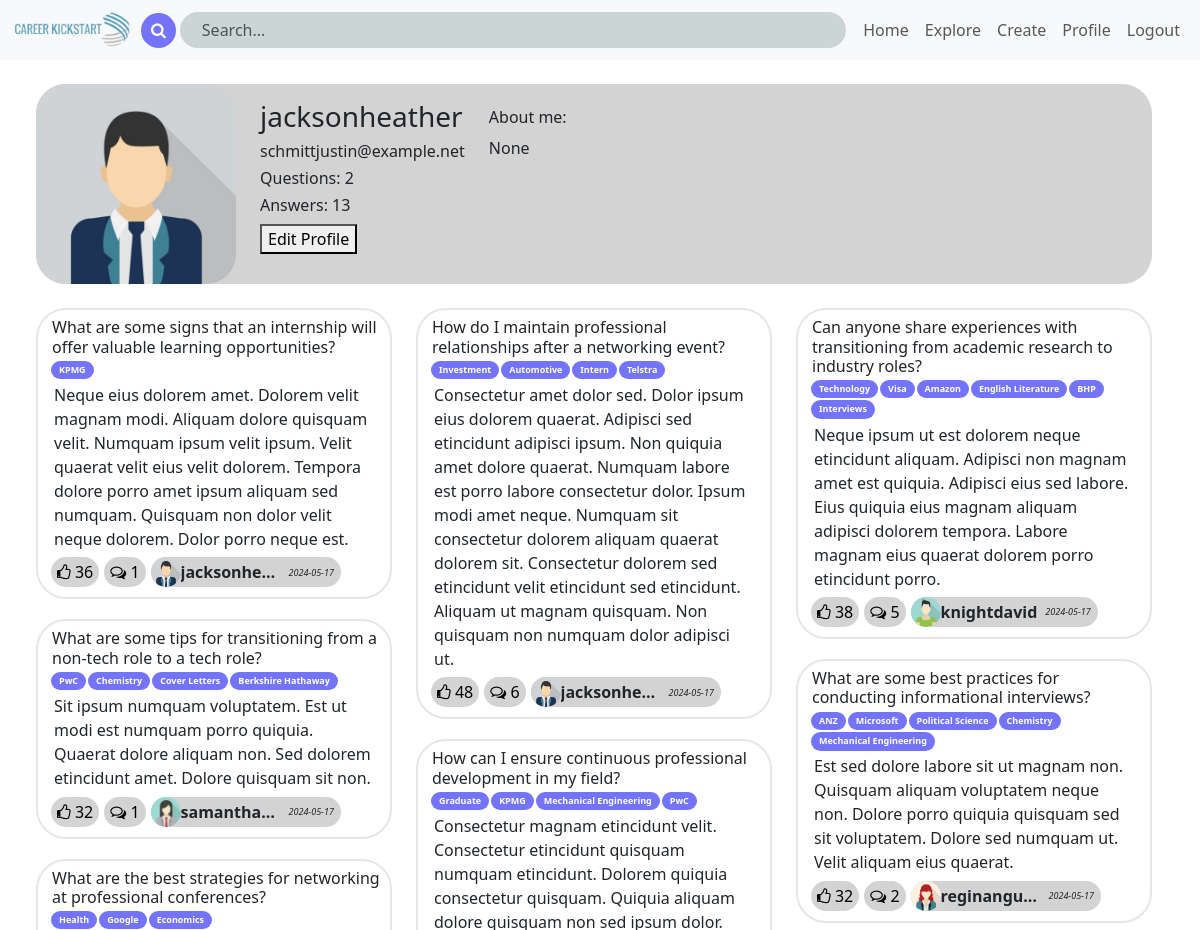
The page /profilepage/jacksonheather (signed in, upper part) on the database as committed earlier.
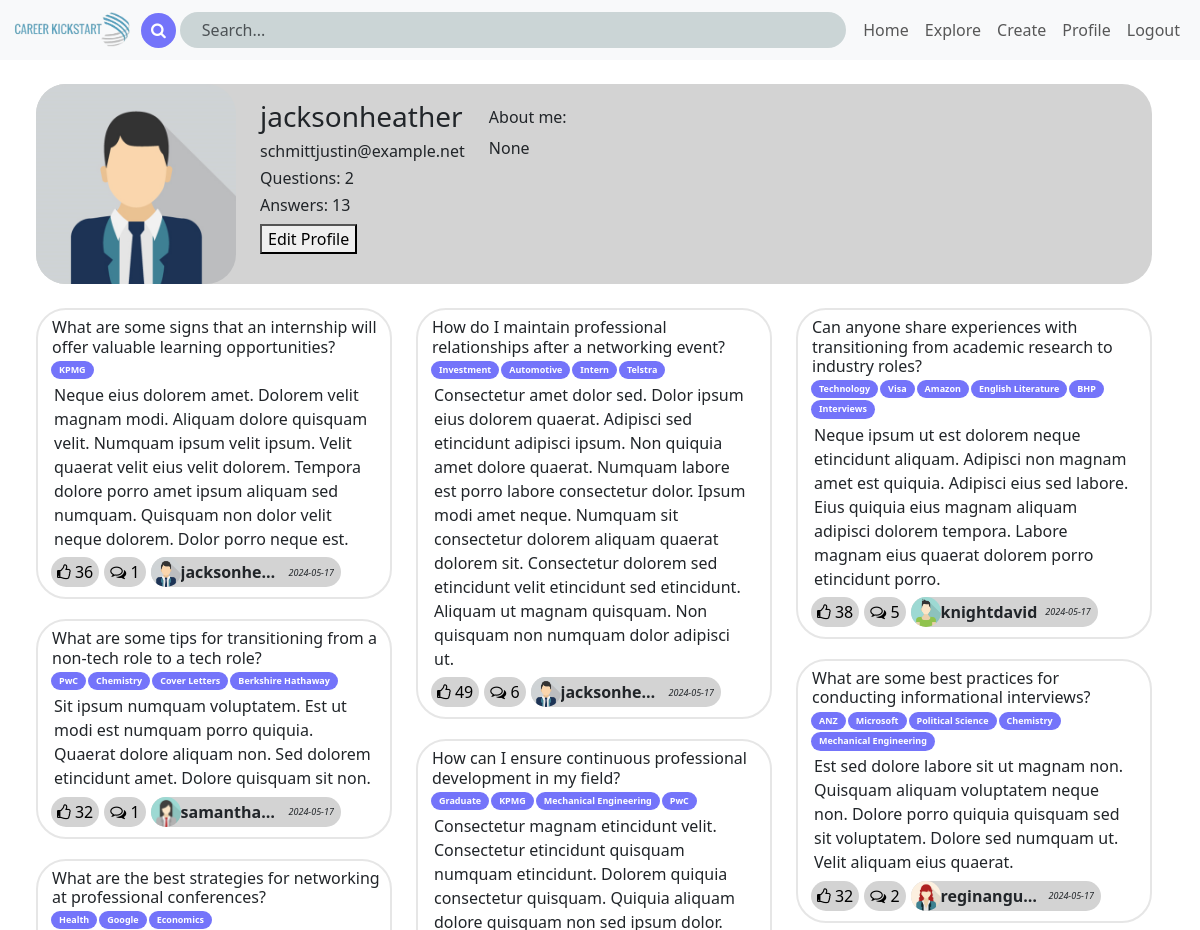
The same page on the database as committed later.
### app/models.py (models this page shows, shortened)
class User(UserMixin, db.Model):
    __tablename__ = 'users'
    id = db.Column(db.Integer, primary_key=True, autoincrement=True)
    username = db.Column(db.String(30), unique=True)
    email = db.Column(db.String(100), unique=True)
    password_hash = db.Column(db.String(128))
    profile_pic = db.Column(db.String(12))
    about_me = db.Column(db.String(200), nullable=True)
    user_questions = db.relationship('Question', back_populates='user', lazy=True)
    user_answers = db.relationship('Answer', back_populates='user', lazy=True)
    def to_dict_pfp(self):
        numQ = Question.query.filter_by(user_id=self.id).count()
        numA = Answer.query.filter_by(user_id=self.id).count()
        return {'id':str(self.id),'username':self.username, 'email':self.email, 'aboutme':self.about_me, 'numQ':numQ, 'numA':numA, 'pfp':self.profile_pic}

class Question(db.Model):
    __tablename__ = 'questions'
    question_id = db.Column(db.Integer, primary_key=True, autoincrement=True)
    user_id = db.Column(db.Integer, db.ForeignKey('users.id'), nullable=False)
    title = db.Column(db.String(100), nullable=False)
    description = db.Column(db.String(2000), nullable=False)
    date_created = db.Column(db.DateTime, default=func.now())
    likes = db.Column(db.Integer)
    comments = db.Column(db.Integer)
    user = db.relationship('User', back_populates='user_questions')
    tags = db.relationship('Question_Tag', back_populates='question', lazy=True)
    answers = db.relationship('Answer', back_populates='question', lazy=True)

class Question_Tag(db.Model):
    __tablename__ = 'question_tags'
    qt_id = db.Column(db.Integer, primary_key=True, autoincrement=True)
    question_id = db.Column(db.Integer, db.ForeignKey('questions.question_id'))
    tag_id = db.Column(db.Integer, db.ForeignKey('tags.tag_id'))
    tag = db.relationship('Tag', back_populates='question_tags')
    question = db.relationship('Question', back_populates='tags')

class Tag(db.Model):
    __tablename__ = 'tags'
    tag_id = db.Column(db.Integer, primary_key=True, autoincrement=True)
    tag = db.Column(db.String(40), unique=True)
    category = db.Column(db.String(40))
    question_tags = db.relationship('Question_Tag', back_populates='tag', lazy=True)

### app/routes.py (the view)
@app.route('/profilepage/<Username>', methods=['GET', 'POST'])
@login_required
def load_profile_page(Username):
    if not current_user.is_authenticated:
        return redirect(url_for('login'))
    return UserController.edit_profile(Username)

### app/forms.py
class EditProfileForm(FlaskForm):
    username = StringField('Username', validators=[validate_user_exist])
    about_me = TextAreaField('About me', validators=[Length(min=0, max=140)])
    new_password = PasswordField('New Password')
    submit = SubmitField('Submit')

### app/controller.py (called while the page is built, shortened)
    def edit_profile(Username):
        form=EditProfileForm()
        user_info = User.query.filter_by(username=Username).first()
        if user_info is None:
            return jsonify({"error": "Question not found"}), 404
        user_q = Question.query.filter_by(user_id=user_info.id).all()
        user_a = Answer.query.filter_by(user_id=user_info.id).all()
        posts = user_q
        for ans in user_a:
            posts.append(ans.question)
        return render_template('profilePage.html',posts=posts,form=form,user=user_info.to_dict_pfp())

### app/models.py (called while the page is built)
@login.user_loader
def load_student(id):
  return User.query.get(int(id))

### app/templates/profilePage.html (shortened to what this page needs)
<!DOCTYPE html>
<html>
    <head>
        <link href="https://cdn.jsdelivr.net/npm/bootstrap@5.3.3/dist/css/bootstrap.min.css" rel="stylesheet">
        <link rel="stylesheet" href="https://cdnjs.cloudflare.com/ajax/libs/font-awesome/4.7.0/css/font-awesome.min.css">
        <link rel="stylesheet" type="text/css" href="profilePageStyleSheet.css">
        <link rel="stylesheet" type="text/css" href="{{ url_for('static', filename='navbarStyle.css') }}">
        <link rel="stylesheet" type="text/css" href="{{ url_for('static', filename='card.css') }}">
    </head>
    <body>
        {% include "navbar.html" %}
        <div class="container m-4">
            <div class="user-info d-flex">
                <img class="profil-pic" src="{{ url_for('static', filename=user.pfp) }}" style="height: 200px; width: 200px; border-radius: 30px;">
                <div id="user-post-related" class="mx-4 mt-3">
                    <h3>{{ user.username }}</h3>
                    <h6>{{ user.email }}</h6>
                    <h6>Questions: {{ user.numQ }}</h6>
                    <h6>Answers: {{ user.numA }}</h6>
                    <button id="openCreateModal" data-bs-toggle="modal" data-bs-target="#createModal">
                        Edit Profile
                    </button>
                </div>
                <div id="aboutme" class="mt-4">
                    <h6>About me:</h6>
                    <p>{{ user.aboutme }}</p>
                </div>
            </div>
            <div id="involved-in" class="row mt-4">
                <div class="col">
                {% for question in posts[0::3] %}
                    {% include 'card.html' %}
                {% endfor %}
                </div>
                <div class="col">
                {% for question in posts[1::3] %}
                    {% include 'card.html' %}
                {% endfor %}
                </div>
                <div class="col">
                {% for question in posts[2::3] %}
                    {% include 'card.html' %}
                {% endfor %}
                </div>
            </div>
        </div>
    </body>
</html>

### app/templates/navbar.html (shortened to what this page needs)
<nav class="navbar navbar-expand-lg navbar-light bg-light sticky-top bg-body-tertiary align-items-center">
    <div class="container-fluid">
        <a class="navbar-brand p-0 m-0" href="/">
            <img src="{{ url_for('static', filename='logo v1.png') }}" alt="CareerKickstart" width="120px">
        </a>
        <form role="search" action="http://127.0.0.1:5000/explore" method="get">
            <div class="d-flex justify-content-between align-items-center">
                <button type="submit" id="submitButton" class="btn"><i class="fa fa-search"></i></button>
                <div class="d-flex align-items-center w-100 form-search">
                    <input type="search" class="form-control" id="searchIn" placeholder="Search..." name="query">
                </div>
            </div>
        </form>
        <div>
            <div class="offcanvas offcanvas-end" tabindex="-1" id="offcanvasNavbar" aria-labelledby="offcanvasNavbarLabel">
                <div class="offcanvas-body">
                    <ul class="navbar-nav me-auto mb-2 mb-lg-0">
                        <li class="nav-item"><a class="nav-link" href="/">Home</a></li>
                        <li class="nav-item"><a class="nav-link" href="/explore">Explore</a></li>
                        <li class="nav-item"><a class="nav-link" href="/create">Create</a></li>
                        {% if current_user.is_anonymous %}
                        <li class="nav-item"><a class="nav-link" href="/login">Login</a></li>
                        {% else %}
                        <li class="nav-item"><a class="nav-link" href="/currentpfp">Profile</a></li>
                        <li class="nav-item"><a class="nav-link" href="/logout">Logout</a></li>
                        {% endif %}
                    </ul>
                </div>
            </div>
        </div>
    </div>
</nav>

### app/templates/card.html
<div id="{{ question.question_id }}" class="card">
    <div class="card-title">
        <h6>{{question.title}}</h6>
    </div>
    <div class="card-subtitle d-flex">
        {% for itag in question.tags %}
        <p> {{itag.tag.tag}} </p>
        {% endfor %}
    </div>
    <div class="card-body">
        <p class="card-text">{{question.description}}</p>
    </div>
    <div class="card-action d-flex">
        <button class="like" aria-pressed="false" type="button"><i class="fa fa-thumbs-o-up"></i> {{question.likes}}</button>
        <button class="comment" aria-pressed="false" type="button"><i class="fa fa-comments-o"></i> {{question.comments}}</button>
        <div class="user-info d-flex align-items-center justify-content-center">
            <a href="/profilepage/{{ question.user.username }}">
                <img class="profil-pic" src="{{ url_for('static', filename=question.user.profile_pic) }}" style="height: 30px; width: 30px; border-radius: 30px;">
            </a>
            <b class="d-inline-block text-truncate" style="max-width: 100px;"> {{ question.user.username }}</b>
            <i class="ms-2"> {{ question.date_created.date() }}</i>
        </div>
    </div>
</div>

### app/static/navbarStyle.css (style rules this page uses)
nav { background-color: rgb(255, 255, 255); }
#searchIn { background-color: #cbd5d6; outline-style: none; outline-width: 1px; border-style: none; border-radius: 30px; text-indent: 10px; width: 100%; }
#resetButton, #submitButton { display: flex; justify-content: center; align-items: center; width: 35px; height: 35px; border-radius: 40px; background-color: rgb(116, 116, 250); color: white; margin-right: 4px; }
form { width: 60%; }

### app/static/card.css (style rules this page uses)
.card { border-radius: 30px; margin-bottom: 20px; width:100%; border-color: rgb(230, 230, 230); border-width: 2px; }
.card-body { padding-top: 0.1rem; padding-bottom: 0.1rem; }
.card-title { padding-top: 0.5rem; margin-bottom: 0px; margin-right:4px; padding-left: 14px; border-top-left-radius: 30px; border-top-right-radius: 30px; }
.card-subtitle > p { padding-right: 8px; padding-left: 8px; padding-top: 2px; padding-bottom: 3px; margin-right: 2px; margin-bottom: 2px; background-color: rgb(116, 116, 250); color: white; border-radius: 20px; font-size:xx-small; font-weight: bold; max-width: 100%; white-space: nowrap; }
.card-subtitle { margin-left: 13px; margin-right: 10px; flex-direction: row; display: flex; flex-wrap: wrap; }
.card-action > button { border-radius: 30px; border-width: 0px; background-color: lightgray; margin-right: 5px; }
.card-action > b,i { font-size: xx-small; }
.card-action { margin-left: 13px; margin-bottom: 10px; margin-top: 5px; }
.user-info { background-color: lightgray; border-radius: 30px; padding-right: 7px; }

Rows that differ between the two databases and show on the page:
changed Question "How do I maintain professional relationships after a networking event?": likes "48" → "49"
